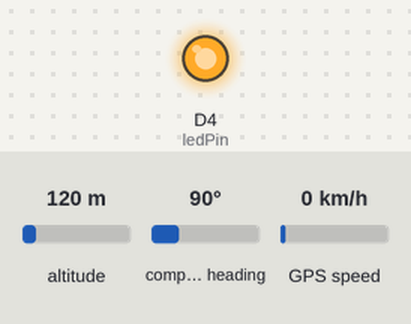
Bench run of a sketch on a simulated ESP8266 (NodeMCU). Parts: output pins drawn as LEDs (lit = HIGH). Inputs (shaded band) come from the test bench; at power-on: altitude 120 m, compass heading 90°, GPS speed 0 km/h. The GPS gets a fix after 3 s at 37.7749, -122.4194 with 8 satellites; what the sketch prints to the serial monitor is not drawn.

Above: at 0.5 s.
At 38.24 s:
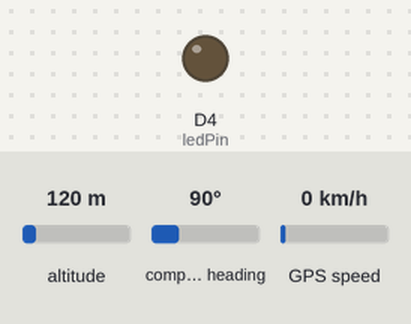
Timing chart, 0 to 39.5 s (numbered marks = the images above):
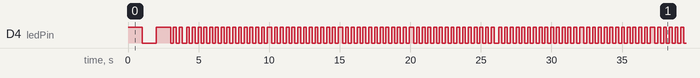

Measured:
- by itself, D4 (ledPin): moves between LOW and HIGH, repeating every 30.4 s
- by itself, everything shown: repeats every 30.4 s, in 146 steps

The sketch:

gps_tracker_basic.ino
```cpp
#include <SoftwareSerial.h>
#include <TinyGPS++.h>

// GPS Module connections (Fixed pins to avoid GPIO0)
static const int RXPin = D1;  // GPIO5 (safer choice)
static const int TXPin = D2;  // GPIO4 (safer choice)

// The serial connection to the GPS device
SoftwareSerial ss(RXPin, TXPin);

// Create TinyGPS++ object
TinyGPSPlus gps;

// Variables to store location data
float latitude, longitude;
unsigned long lastGPSTime = 0;
unsigned long lastLEDTime = 0;
bool ledState = false;

// LED pin for status indication
const int ledPin = D4;  // GPIO2 (built-in LED)

// Bus identification
const String busId = "BUS_001"; // Change this for each bus

// Timing constants
const unsigned long GPS_TIMEOUT = 10000; // 10 seconds
const unsigned long LED_FAST_BLINK = 200; // 200ms for valid GPS
const unsigned long LED_SLOW_BLINK = 1000; // 1000ms for no GPS

void setup() {
  Serial.begin(115200);
  ss.begin(9600);

  pinMode(ledPin, OUTPUT);
  digitalWrite(ledPin, HIGH); // Turn on LED initially

  Serial.println("\n=== ESP8266 GPS Bus Tracker (Basic Version) ===");
  Serial.println("Bus ID: " + busId);
  Serial.println("Waiting for GPS signal...");
  Serial.println("==============================================");

  lastGPSTime = millis();
}

void loop() {
  // Handle GPS data
  handleGPS();

  // Handle LED status indication (non-blocking)
  handleStatusLED();

  // Small delay to prevent watchdog issues
  delay(10);
}

void handleGPS() {
  // Read data from GPS module
  while (ss.available() > 0) {
    if (gps.encode(ss.read())) {
      lastGPSTime = millis(); // Reset timeout counter
      displayGPSInfo();
    }
  }

  // Check for GPS timeout (non-blocking)
  if (millis() - lastGPSTime > GPS_TIMEOUT) {
    if (gps.charsProcessed() < 10) {
      Serial.println("⚠️  WARNING: No GPS data received for " + String(GPS_TIMEOUT/1000) + " seconds");
      Serial.println("📡 Check GPS module wiring and antenna connection");
      Serial.println("🛰️  Satellites in view: " + String(gps.satellites.value()));
      Serial.println("----------------------------------------");
    }
    lastGPSTime = millis(); // Reset to prevent spam
  }
}

void handleStatusLED() {
  unsigned long currentTime = millis();
  unsigned long blinkInterval = gps.location.isValid() ? LED_FAST_BLINK : LED_SLOW_BLINK;

  // Non-blocking LED blink
  if (currentTime - lastLEDTime >= blinkInterval) {
    ledState = !ledState;
    digitalWrite(ledPin, ledState ? LOW : HIGH); // Inverted for built-in LED
    lastLEDTime = currentTime;
  }
}

void displayGPSInfo() {
  if (gps.location.isValid()) {
    latitude = gps.location.lat();
    longitude = gps.location.lng();

    Serial.println("========================================");
    Serial.println("📍 GPS DATA RECEIVED");
    Serial.println("🚌 Bus ID: " + busId);
    Serial.println("📍 Coordinates:");
    Serial.printf("   Latitude:  %.8f\n", latitude);
    Serial.printf("   Longitude: %.8f\n", longitude);
    Serial.printf("   Altitude:  %.2f meters\n", gps.altitude.meters());

    Serial.println();
    Serial.println("🗺️  Location Links:");
    // Google Maps link
    Serial.printf("   Google Maps: https://maps.google.com/?q=%.6f,%.6f\n", latitude, longitude);
    // OpenStreetMap link
    Serial.printf("   OpenStreetMap: https://www.openstreetmap.org/?mlat=%.6f&mlon=%.6f#map=18/%.6f/%.6f\n",
                  latitude, longitude, latitude, longitude);

    Serial.println();
    Serial.println("🚌 Movement Data:");
    Serial.printf("   Speed:     %.2f km/h (%.2f mph)\n", gps.speed.kmph(), gps.speed.mph());
    Serial.printf("   Course:    %.2f° (%s)\n", gps.course.deg(), getCardinalDirection(gps.course.deg()));

    Serial.println();
    Serial.println("🛰️  GPS Quality:");
    Serial.printf("   Satellites: %d\n", gps.satellites.value());
    Serial.printf("   HDOP:       %.2f (%s)\n", gps.hdop.hdop(), getHDOPDescription(gps.hdop.hdop()));

    // Date and time
    if (gps.date.isValid() && gps.time.isValid()) {
      Serial.println();
      Serial.println("🕐 Date & Time (UTC):");
      Serial.printf("   Date: %02d/%02d/%04d\n", gps.date.day(), gps.date.month(), gps.date.year());
      Serial.printf("   Time: %02d:%02d:%02d\n", gps.time.hour(), gps.time.minute(), gps.time.second());
    }

  } else {
    Serial.println("========================================");
    Serial.println("⚠️  GPS LOCATION: Not Available");
    Serial.println("🚌 Bus ID: " + busId);
    Serial.printf("🛰️  Satellites in view: %d\n", gps.satellites.value());

    // Show HDOP even without valid location
    if (gps.hdop.isValid()) {
      Serial.printf("📊 HDOP: %.2f (%s)\n", gps.hdop.hdop(), getHDOPDescription(gps.hdop.hdop()));
    }

    // Show what data is available
    if (gps.time.isValid()) {
      Serial.printf("🕐 GPS Time: %02d:%02d:%02d UTC\n", gps.time.hour(), gps.time.minute(), gps.time.second());
    }

    Serial.println("💡 Tip: Move to an open area with clear sky view");
  }

  Serial.println("========================================\n");
}

// Helper function to get cardinal direction from degrees
String getCardinalDirection(float degrees) {
  if (degrees < 0) degrees += 360;

  const char* directions[] = {
    "N", "NNE", "NE", "ENE", "E", "ESE", "SE", "SSE",
    "S", "SSW", "SW", "WSW", "W", "WNW", "NW", "NNW"
  };

  int index = (int)((degrees + 11.25) / 22.5) % 16;
  return String(directions[index]);
}

// Helper function to describe HDOP values
String getHDOPDescription(float hdop) {
  if (hdop < 1) return "Ideal";
  else if (hdop < 2) return "Excellent";
  else if (hdop < 5) return "Good";
  else if (hdop < 10) return "Moderate";
  else if (hdop < 20) return "Fair";
  else return "Poor";
}

// Function to get formatted GPS data as compact string
String getGPSData() {
  String data = "";

  if (gps.location.isValid()) {
    data += "Bus:" + busId;
    data += ",Lat:" + String(gps.location.lat(), 8);
    data += ",Lng:" + String(gps.location.lng(), 8);
    data += ",Alt:" + String(gps.altitude.meters(), 1) + "m";
    data += ",Spd:" + String(gps.speed.kmph(), 1) + "kmh";
    data += ",Crs:" + String(gps.course.deg(), 1) + "°";
    data += ",Sat:" + String(gps.satellites.value());
    data += ",HDOP:" + String(gps.hdop.hdop(), 1);

    // Add timestamp if available
    if (gps.time.isValid()) {
      data += ",Time:" + String(gps.time.hour()) + ":" +
              String(gps.time.minute()) + ":" + String(gps.time.second());
    }
  } else {
    data = "Bus:" + busId + ",Status:No GPS signal";
    data += ",Sat:" + String(gps.satellites.value());
    data += ",HDOP:" + String(gps.hdop.hdop(), 1);
  }

  return data;
}

// Function to get detailed GPS data as JSON-like string
String getDetailedGPSData() {
  String data = "{";

  data += "\"busId\":\"" + busId + "\",";
  data += "\"valid\":" + String(gps.location.isValid() ? "true" : "false") + ",";

  if (gps.location.isValid()) {
    data += "\"lat\":" + String(gps.location.lat(), 8) + ",";
    data += "\"lng\":" + String(gps.location.lng(), 8) + ",";
    data += "\"alt\":" + String(gps.altitude.meters(), 1) + ",";
    data += "\"speed\":" + String(gps.speed.kmph(), 1) + ",";
    data += "\"course\":" + String(gps.course.deg(), 1) + ",";
  }

  data += "\"satellites\":" + String(gps.satellites.value()) + ",";
  data += "\"hdop\":" + String(gps.hdop.hdop(), 1) + ",";
  data += "\"uptime\":" + String(millis() / 1000);

  // Add date/time if available
  if (gps.date.isValid() && gps.time.isValid()) {
    data += ",\"datetime\":\"" + String(gps.date.year()) + "-" +
            String(gps.date.month()) + "-" + String(gps.date.day()) +
            " " + String(gps.time.hour()) + ":" +
            String(gps.time.minute()) + ":" + String(gps.time.second()) + "\"";
  }

  data += "}";
  return data;
}

// Utility function to print system diagnostics
void printSystemDiagnostics() {
  Serial.println("\n=== SYSTEM DIAGNOSTICS ===");
  Serial.println("Bus ID: " + busId);
  Serial.println("Chip ID: " + String(ESP.getChipId(), HEX));
  Serial.println("Flash Chip Size: " + String(ESP.getFlashChipSize()) + " bytes");
  Serial.println("Free Heap: " + String(ESP.getFreeHeap()) + " bytes");
  Serial.println("Uptime: " + String(millis() / 1000) + " seconds");
  Serial.println("GPS Characters Processed: " + String(gps.charsProcessed()));
  Serial.println("GPS Sentences Passed: " + String(gps.passedChecksum()));
  Serial.println("GPS Sentences Failed: " + String(gps.failedChecksum()));
  Serial.println("============================\n");
}
```
